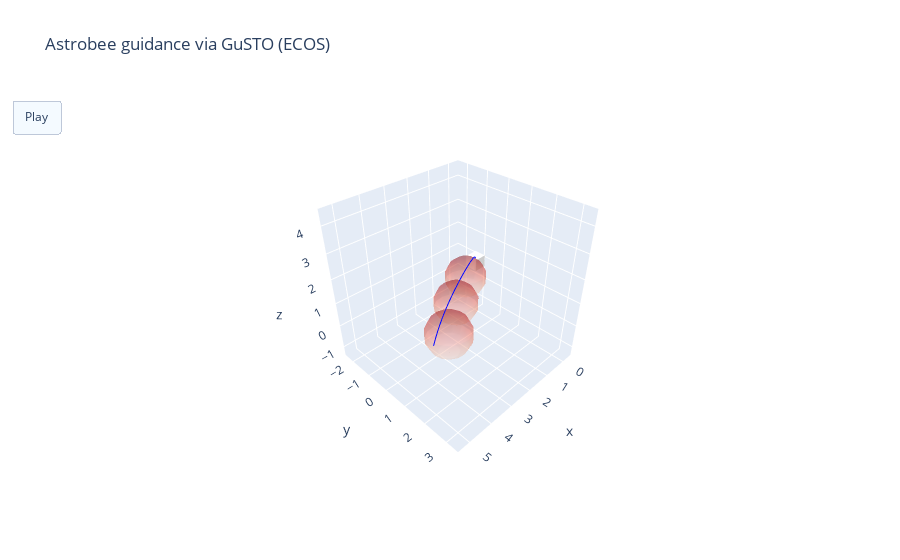

The cell this chart's notebook holds for it:
### Code cell
import numpy as np
import plotly.graph_objs as go
from scipy.spatial.transform import Rotation as R

def create_cube(center, size, quaternion):
    """Creates a rotated cube using a quaternion."""
    half = size / 2.0
    vertices = np.array([  # Cube vertices
        [-half, -half, -half], [half, -half, -half], [half, half, -half], [-half, half, -half],
        [-half, -half, half], [half, -half, half], [half, half, half], [-half, half, half]
    ])

    # Apply rotation using quaternion
    r = R.from_quat(quaternion)
    rotated_vertices = r.apply(vertices) + center

    # Cube faces (each face as a set of 4 vertices)
    faces = [
        [0, 1, 2, 3], [4, 5, 6, 7], [0, 1, 5, 4],
        [2, 3, 7, 6], [0, 3, 7, 4], [1, 2, 6, 5]
    ]

    # Define mesh faces for the cube
    i_faces = [face[0] for face in faces]
    j_faces = [face[1] for face in faces]
    k_faces = [face[2] for face in faces]
    i_faces += [face[0] for face in faces]
    j_faces += [face[2] for face in faces]
    k_faces += [face[3] for face in faces]

    # Mesh3d for the cube (white cube)
    cube = go.Mesh3d(
        x=rotated_vertices[:, 0], y=rotated_vertices[:, 1], z=rotated_vertices[:, 2],
        i=i_faces, j=j_faces, k=k_faces, opacity=1.0, color='white'
    )

    # Create "eyes" (small blue circles) on the cube's faces
    eye_radius = 0.1
    eye_positions = [
        [half,0.13,0], [half,-0.13,0]
    ]

    # Apply rotation to eye positions
    rotated_eye_positions = r.apply(eye_positions) + center

    eye_spheres = []
    for pos in rotated_eye_positions:
        u, v = np.mgrid[0:2*np.pi:10j, 0:np.pi:5j]
        x_eye = eye_radius * np.cos(u) * np.sin(v) + pos[0]
        y_eye = eye_radius * np.sin(u) * np.sin(v) + pos[1]
        z_eye = eye_radius * np.cos(v) + pos[2]

        # Crear una matriz de color uniforme (por ejemplo, azul con un solo valor)
        color_value = np.full_like(x_eye, 0.5)  # 0.5 es un tono de azul en la escala

        eye_spheres.append(go.Surface(
            x=x_eye, y=y_eye, z=z_eye, surfacecolor=color_value,
            colorscale=[[0, 'deepskyblue'], [1, 'deepskyblue']], opacity=1.0, showscale=False
        ))

    return cube, eye_spheres

def create_spheres(spheres):
    """Creates spheres as surfaces."""
    sphere_traces = []
    for sphere in spheres:
        h, rc = sphere['h'], sphere['rc']
        u, v = np.mgrid[0:2*np.pi:16j, 0:np.pi:8j]
        x_sphere = rc * np.cos(u) * np.sin(v) + h[0]
        y_sphere = rc * np.sin(u) * np.sin(v) + h[1]
        z_sphere = rc * np.cos(v) + h[2]
        sphere_traces.append(go.Surface(
            x=x_sphere, y=y_sphere, z=z_sphere, colorscale='Reds', opacity=0.3, showscale=False
        ))
    return sphere_traces

def plot_3d_trajectory_with_cube(x_value, spheres):
    quaternions = x_value[6:10, :]
    x_traj, y_traj, z_traj = x_value[0, :], x_value[1, :], x_value[2, :]

    trace_trajectory = go.Scatter3d(x=x_traj, y=y_traj, z=z_traj, mode='lines',
                                    line=dict(color='blue', width=2))

    # Set axis limits with uniform scaling
    padding = 0.5
    max_range = max(max(x_traj) - min(x_traj), max(y_traj) - min(y_traj), max(z_traj) - min(z_traj)) / 2
    mid_x, mid_y, mid_z = (max(x_traj) + min(x_traj)) / 2, (max(y_traj) + min(y_traj)) / 2, (max(z_traj) + min(z_traj)) / 2
    x_range = [mid_x - max_range - padding, mid_x + max_range + padding]
    y_range = [mid_y - max_range - padding, mid_y + max_range + padding]
    z_range = [mid_z - max_range - padding, mid_z + max_range + padding]

    # Initial cube (white with blue eyes)
    cube, eye_spheres = create_cube([x_traj[0], y_traj[0], z_traj[0]], 0.5, quaternions[:, 0])

    # Initial spheres
    sphere_traces = create_spheres(spheres)

    # Animation frames
    frames = [
        go.Frame(data=[
            go.Scatter3d(x=x_traj, y=y_traj, z=z_traj, mode='lines',
                         marker=dict(size=2, color='blue')),
            create_cube([x_traj[k], y_traj[k], z_traj[k]], 0.5, quaternions[:, k])[0],
        ] + create_spheres(spheres) + create_cube([x_traj[k], y_traj[k], z_traj[k]], 0.5, quaternions[:, k])[1])
        for k in range(len(x_traj))
    ]

    layout = go.Layout(
        title='Astrobee guidance via GuSTO (ECOS)',
        scene=dict(
            xaxis_title='x', yaxis_title='y', zaxis_title='z',
            xaxis=dict(range=x_range, autorange=False),
            yaxis=dict(range=y_range, autorange=False),
            zaxis=dict(range=z_range, autorange=False),
            aspectmode='cube',  # Ensures correct proportions
            camera=dict(eye=dict(x=1.5, y=1.5, z=1.5))  # Adjust camera view for better visibility
        ),
        updatemenus=[dict(type='buttons', buttons=[dict(label='Play', method='animate',
                                                       args=[None, dict(frame=dict(duration=50, redraw=True),
                                                                        fromcurrent=True)])])])

    fig = go.Figure(data=[trace_trajectory, cube] + sphere_traces + eye_spheres, layout=layout, frames=frames)
    fig.show()

spheres = [
    {'h': c_obs1_double, 'rc': d_obs1_double},
    {'h': c_obs2_double, 'rc': d_obs2_double},
    {'h': c_obs3_double, 'rc': d_obs3_double}
]

plot_3d_trajectory_with_cube(x_value, spheres)
